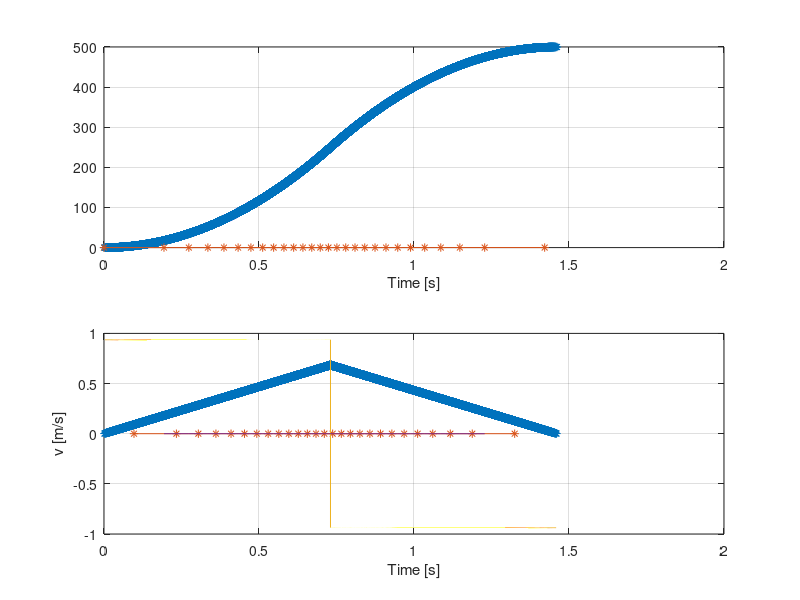

Reproduce this figure in MATLAB.


function [t1 t2]=simSteppers()
port_clock = 5e8;
LEN=2^15;
scale = (2^31)/sqrt(LEN);
acc=75;
ticks_mm=51200/2/90;
steps1 = round(ticks_mm * 500)
steps2 = round(ticks_mm * 0.1)
f = steps1/steps2;
period = port_clock/2e5;

[acc_steps , v_steps , period] = calcMovement( steps1, period  ,LEN , acc , port_clock);
[ta1est, tv1est] = calcTtot(scale , toFixed(acc), acc_steps,v_steps , period);
[t1 , v1 , tv1 , a1 , tacc1] = moveStepper(toFixed(acc) , acc_steps ,v_steps , period , scale , port_clock , 0);

%t_tot1-t1(end);


acc = acc/f;
period = period*f;
[acc_steps , v_steps , period] = calcMovement( steps2, period , LEN , acc , port_clock);
%acc_steps = ceil(acc_steps/f);
%v_steps = steps2 - 2*acc_steps;
[ta2est, tv2est] = calcTtot(scale , toFixed(acc), acc_steps, v_steps , period);


terror=0;%round(steps2/(ta1est + tv1est - ta2est - tv2est));
corr = ta1est/ta2est;
acc = acc * corr;
%period = period/sqrt(corr);

[ta2est, tv2est] = calcTtot(scale , toFixed(acc), acc_steps, v_steps , period);
period = (ta1est +tv1est - ta2est)/v_steps;

%t_tot2 = (ta+period*v_steps)/port_clock
[t2 , v2 , tv2 , a2 , tacc2] = moveStepper(toFixed(acc) , acc_steps ,v_steps , period , scale , port_clock , terror);

t1(end) - t2(end)
subplot(2,1,1), plot( t1  , (1:steps1)/ticks_mm , '*-' ,...
                      t2  , (1:steps2)/ticks_mm , '*-' );
grid on
xlabel('Time [s]');
sc=ticks_mm*1000*port_clock;
subplot(2,1,2), plot( tv1  , v1/sc , '*-' ,...
                      tv2  , v2/sc , '*-' ,...
                      tacc1  , a1/sc, tacc2 , a2/sc);
xlabel('Time [s]');
ylabel('v [m/s]');
grid on
end

function  [acc_steps , v_steps , period] = calcMovement( steps , period , LEN , acc , clock)
%UNTITLED3 Summary of this function goes here
%   Detailed explanation goes here
scale = (2^31)/sqrt(LEN);
acc_steps = calcAccSteps( scale , acc , steps , period);
dt_min = calc_dt(scale , acc , acc_steps);
t = clock/2e5;
if(dt_min < period)
    dt_min = period;
end
error = dt_min/period-1;
disp(error);
v_steps = steps - 2*acc_steps; 
if(v_steps >0)
   period = dt_min; 
end
  
end


% t(steps) = c * sqrt(steps/a)
%dt(steps) = c/(2*sqrt(steps)*sqrt(a))
% sqrt(steps) = c / (2*sqrt(a) * dt)
% steps = c^2 / (4*a*dt^2)
function acc_steps = calcAccSteps( scale , acc , steps , dt)
    acc_steps= floor(scale^2/(4*acc*dt^2));
    if(acc_steps > floor(steps/2))
        acc_steps = floor(steps/2);
    end
end

function dt = calc_dt(scale , acc , steps)
dt = scale * (sqrt((steps) / acc) - sqrt((steps-1) / acc));
end

function [t , v , tv , a ,ta] = moveStepper(sqrt_inv_a , acc_steps ,v_steps , period ,scale ,port_clock , terror)

%t_tot = scale * sqrt_inv_a*(sqrt((acc_steps-1))+ sqrt((acc_steps))) + period*v_steps;
[ta,tv] = calcTtot(scale , sqrt_inv_a, acc_steps,v_steps , period);
t_tot = ta + tv;

s=0:acc_steps-1;
t1 = scale * sqrt(s) * sqrt_inv_a; % Lookup table
t2 = t1(end)+period : period : t1(end)+period*v_steps;
s=acc_steps-1:-1:0;
t3 = t_tot - scale * sqrt(s) * sqrt_inv_a; % Lookup table
% -------------------------
if(isnan(t2))
    t=([t1 , t3])/port_clock;
else
t=([t1 , t2 , t3])/port_clock;
end
%tk=0*t;
%tk(1:terror:length(t))=1;

%t = floor(t + cumsum(tk))/port_clock;


%t=filter([0.5 0.5], 1,t);

v= 1./(diff(t/port_clock));
ta=t(2:end-1);
tv = conv([0.5 0.5] , t); % calculate the time between t
tv = tv(2:end-1);
a= (diff(v)./diff(tv));
%a=filter(1/500 * ones(500,1) , 1 ,a);
end

function a=toFixed(acc)
a = round(2^32/sqrt(acc))/2^32;
end

function [ta,tv]=calcTtot(scale , sqrt_inv_a, acc_steps, v_steps , period)
ta = scale *sqrt_inv_a*(sqrt(acc_steps)+ sqrt((acc_steps-1)));
if(v_steps == 0)
    tv=0;
else
    tv = period*(v_steps);
end
end